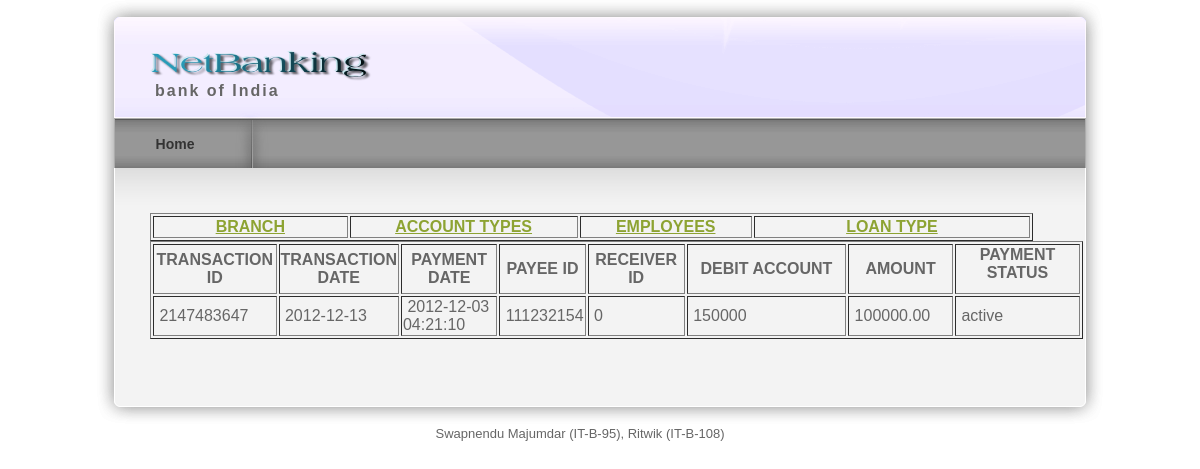
Page /viewtransaction.php on the committed database.
### tables this page shows
CREATE TABLE IF NOT EXISTS `transaction` (
  `transactionid` int(10) NOT NULL AUTO_INCREMENT,
  `transactiondate` date NOT NULL,
  `paymentdate` datetime NOT NULL,
  `payeeid` int(25) NOT NULL,
  `receiveid` int(10) NOT NULL,
  `debitac` varchar(25) NOT NULL,
  `amount` float(10,2) NOT NULL,
  `paymentstat` varchar(25) NOT NULL,
  PRIMARY KEY (`transactionid`)
);

### viewtransaction.php (the view, shortened to what this page needs)
<?php
include("header.php");
$transactionarray = mysql_query("select * from transaction");
?>
<div id="templatemo_main"><span class="main_top"></span>
  <div id="templatemo_content">
  <table width="883" border="1">
    <tr>
      <th width="113" scope="col"><a href="viewbranch.php">BRANCH</a></th>
      <th width="133" scope="col"><a href="addaccountmaster.php">ACCOUNT TYPES</a></th>
      <th width="87" scope="col"><a href="viewemp.php">EMPLOYEES</a></th>
      <th width="162" scope="col"><a href="viewloantype.php">LOAN TYPE</a></th>
    </tr>
  </table>
    <table width="933" border="1">
      <tr>
        <th width="120" scope="col">TRANSACTION ID</th>
        <th width="112" scope="col">TRANSACTION DATE</th>
        <th width="95" scope="col">PAYMENT DATE</th>
        <th width="60" scope="col">PAYEE ID</th>
        <th width="95" scope="col">RECEIVER ID</th>
        <th width="167" scope="col">DEBIT ACCOUNT</th>
        <th width="104" scope="col">AMOUNT</th>
        <th width="128" scope="col"><p>PAYMENT STATUS</p></th>
      </tr>
      <?php
 while($transaction = mysql_fetch_array($transactionarray))
	  {
echo "
      <tr>
        <td>&nbsp;$transaction[transactionid]</td>
        <td>&nbsp;$transaction[transactiondate]</td>
        <td>&nbsp;$transaction[paymentdate]</td>
        <td>&nbsp;$transaction[payeeid]</td>
        <td>&nbsp;$transaction[receiveid]</td>
        <td>&nbsp;$transaction[debitac]</td>
        <td>&nbsp;$transaction[amount]</td>
		<td>&nbsp;$transaction[paymentstat]</td>
      </tr>";
	  }
	  ?>
    </table>
</div>
  </div>
    <div id="templatemo_main_bottom"></div>
    <?php
	include("footer.php");
	?>

### templatemo_style.css (style rules this page uses)
body { margin: 0px; padding: 0px; color: #666; font-family: Helevetica,Arial,sans-serif; font-size: 13px; line-height:1.5em; background-color: #fff; background-repeat: repeat-x; }
a, a:link, a:visited { color: #8da332; }
p { margin: 0px; padding: 0 0 10px 0; }
#templatemo_main { position: relative; width: 900px; padding: 45px 55px; background: url(images/templatemo_content.png) repeat-y; }
#templatemo_main .main_top { position: absolute; top: 0; left: 20px; width: 970px; height: 45px; background: url(images/templatemo_content_top.png) no-repeat; }
#templatemo_main_bottom { width: 1010px; height: 40px; background: url(images/templatemo_content_bottom.png) no-repeat; }
#templatemo_content { float: left; width: 560px; }

### rows in the picture
transaction: transactionid "2147483647", transactiondate "2012-12-13", paymentdate "2012-12-03 04:21:10", payeeid "111232154", receiveid "0", debitac "150000", amount "100000.00", paymentstat "active"
